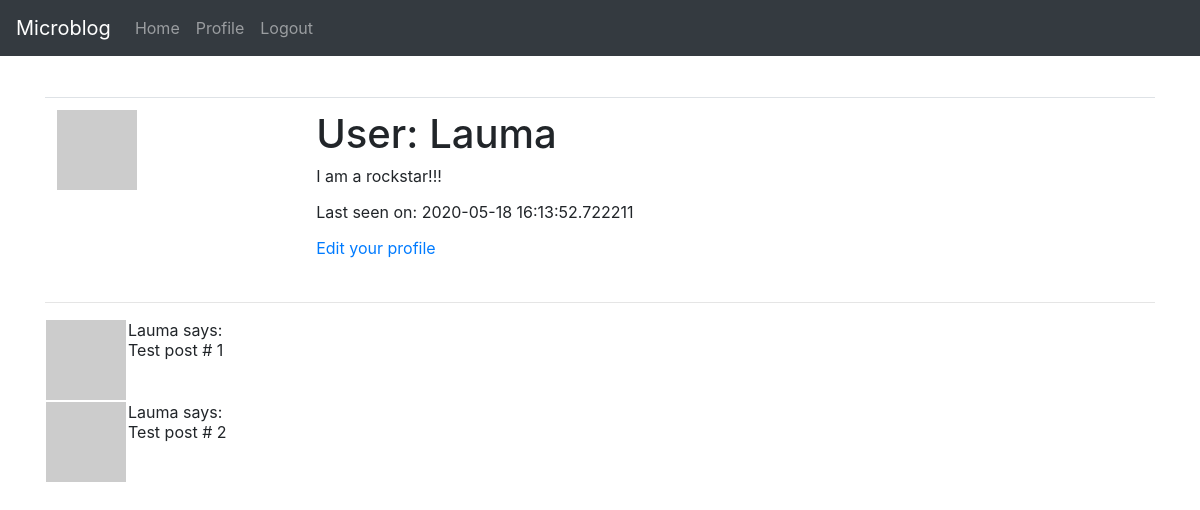
Page /user/Lauma (signed in) on the earlier database version.
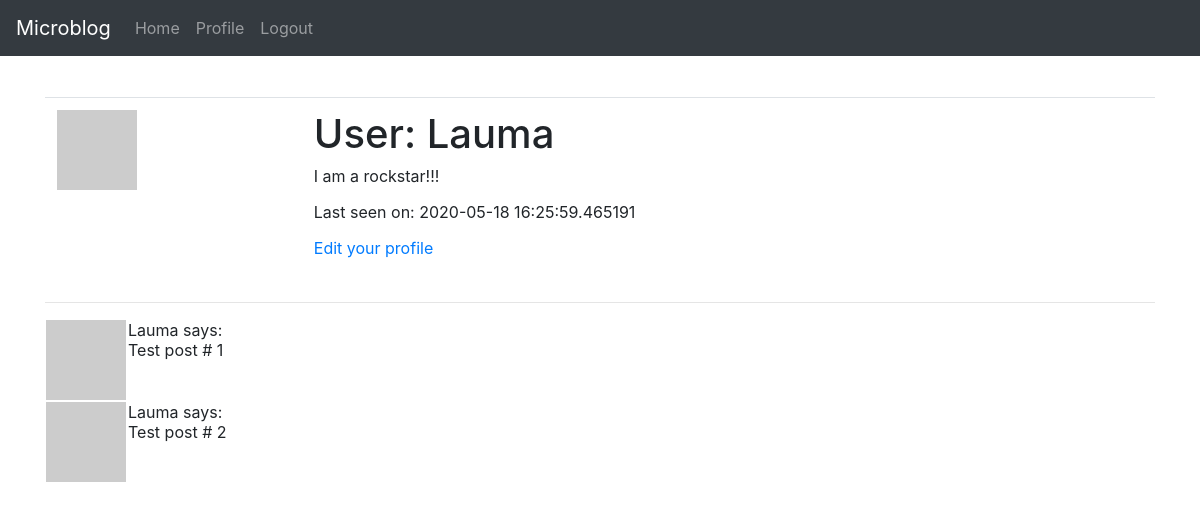
Same page on the later database version.
### app/models.py (models this page shows, shortened)
class User(UserMixin, db.Model):
    id = db.Column(db.Integer, primary_key=True)
    googid = db.Column(db.String, index=True, unique=True)
    username = db.Column(db.String(64), index=True, unique=True)
    email = db.Column(db.String(120), index=True, unique=True)
    password_hash = db.Column(db.String(128))
    posts = db.relationship('Post', backref='author', lazy='dynamic')
    about_me= db.Column(db.String(140))
    last_seen = db.Column(db.DateTime, default=datetime.utcnow)
    def avatar(self, size):
        digest = md5(self.email.lower().encode('utf-8')).hexdigest()
        return 'https://www.gravatar.com/avatar/{}?d=robohash&s={}'.format(
            digest, size)

### app/routes.py (the view)
@app.route('/user/<username>')
@login_required
def user(username):
    user = User.query.filter_by(username=username).first_or_404()
    posts = [
        { 'author': user, 'body': 'Test post # 1'},
        { 'author': user, 'body': 'Test post # 2'}
    ]
    return render_template('user.html', user=user, posts=posts)

### app/models.py (called while the page is built)
@login.user_loader
def load_user(id):
    return User.query.get(int(id))

### app/routes.py (called while the page is built)
@app.before_request
def before_request():
    if current_user.is_authenticated:
        current_user.last_seen = datetime.utcnow()
        db.session.commit()

### app/templates/user.html
{% extends 'base.html' %}
{% block content %}
    <table class="table">
        <tr valign="top">
            <td><img src="{{ user.avatar(128) }}"/></td>
            <td>
                <h1>User: {{ user.username }}</h1>
                {% if user.about_me %}
                    <p>{{ user.about_me }}</p>
                {% endif %}
                {% if user.last_seen %}
                    <p>Last seen on: {{ user.last_seen }}</p>
                {% endif %}
                {% if user == current_user %}
                <p><a href="{{ url_for('edit_profile') }}">Edit your profile</a></p>
                {% endif %}
            </td>
        </tr>
    </table>
    <hr>
    {% for post in posts %}
    {% include '_post.html' %}
    {% endfor%}
{% endblock %}

### app/templates/base.html (shortened to what this page needs)
<html>
    <head>
        <link href="https://stackpath.bootstrapcdn.com/bootstrap/4.5.0/css/bootstrap.min.css" rel="stylesheet">
        <link href="{{ url_for('static', filename='style.css') }}" rel="stylesheet">
      </head>
    <body>
        <div class="container">
            <nav class="navbar navbar-expand-md navbar-dark fixed-top bg-dark">
                <a class="navbar-brand" href="{{ url_for('index') }}">Microblog</a>
                <div class="collapse navbar-collapse" id="navbarsExampleDefault">
                  <ul class="navbar-nav mr-auto">
                    <li class="nav-item ">
                      <a class="nav-link" href="{{ url_for('index') }}">Home </a>
                    </li>
                    {% if current_user.is_anonymous %}
                    <li class="nav-item">
                      <a class="nav-link" href="{{ url_for('login') }}">Login</a>
                    </li>
                    {% else %}
                    <li class="nav-item">
                      <a class="nav-link" href="{{ url_for('user', username=current_user.username) }}">Profile</a>
                    </li>
                    <li class="nav-item">
                      <a class="nav-link" href="{{ url_for('logout') }}">Logout</a>
                    </li>
                    {% endif %}
                  </ul>
                </div>
              </nav>
              <div class="flash-messages">
              </div>
            {% block content %}{% endblock %}
        </div>
    </body>
</html>

### app/templates/_post.html
<table>
    <tr valign="top">
        <td><img src="{{ post.author.avatar(36) }}"></td>
        <td>{{ post.author.username }} says:<br>{{ post.body }}</td>
    </tr>
</table>

### app/static/style.css (style rules this page uses)
.flash-messages { padding-top: 4rem; }

Differences in the rows shown:
changed User "Lauma": last_seen "2020-05-18 16:13:52.722211" → "2020-05-18 16:25:59.465191"
